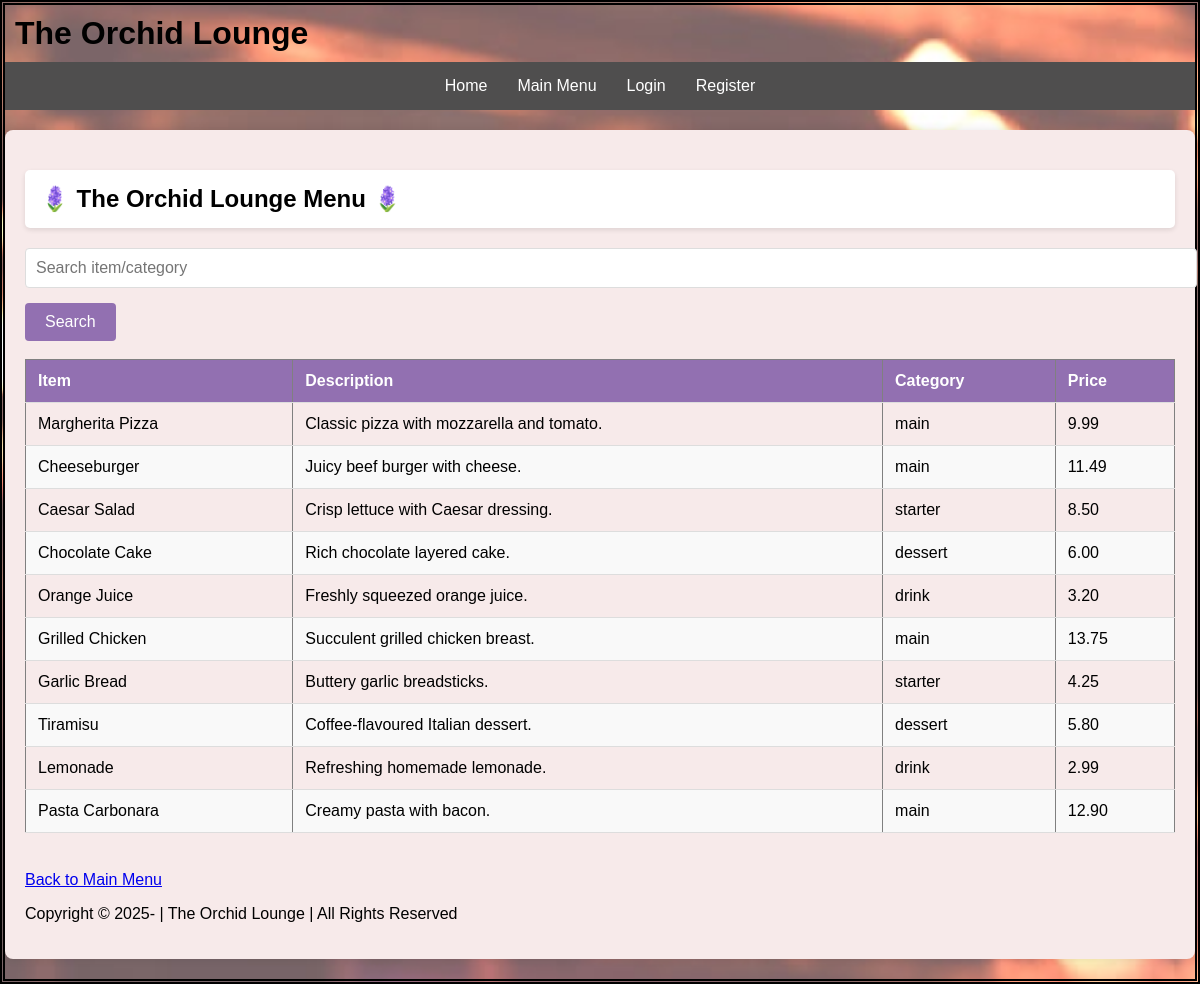
The app's page /read.php with its own data.
### tables this page shows
create table menu
(	
    item_id INT AUTO_INCREMENT PRIMARY KEY,
    price DECIMAL(10,2) NOT NULL,
    item_name VARCHAR(100) NOT NULL,
    description TEXT,
    category ENUM('starter', 'main', 'dessert', 'drink'),
    is_available BOOLEAN DEFAULT true,
    start_date DATE,
    end_date DATE,
    food_id INT
);

### read.php (the view, shortened to what this page needs)
<?php
require_once "database.php";
require_once "header.php";
$search = trim($_GET['search'] ?? '');
$search_wildcard = "%{$search}%";
$sql = "SELECT * FROM menu WHERE item_name LIKE ? OR category LIKE ?";
$stmt = $conn->prepare($sql);
$stmt->bind_param("ss", $search_wildcard, $search_wildcard);
$stmt->execute();
$result = $stmt->get_result();
?>
<!DOCTYPE html>
<html lang="en">
<head>
    <link rel="stylesheet" href="styles.css">
</head>
<body>
    <h2 class="solid-background">🪻 The Orchid Lounge Menu 🪻</h2>
    <form action="read.php" method="GET">
        <input type="text" name="search" placeholder="Search item/category" value="<?= htmlspecialchars($_GET['search'] ?? '') ?>">
        <input type="submit" value="Search">
    </form>
    <br>
    <table border="1" cellpadding="8">
        <thead>
            <tr>
                <th>Item</th>
                <th>Description</th>
                <th>Category</th>
                <th>Price</th>
            </tr>
        </thead>
        <tbody>
            <?php if($result->num_rows > 0): ?>
                <?php while ($row = $result->fetch_assoc()): ?>
                    <tr>
                        <td><?= htmlspecialchars($row['item_name']) ?></td>
                        <td><?= htmlspecialchars($row['description']) ?></td>
                        <td><?= htmlspecialchars($row['category']) ?></td>
                        <td><?= number_format($row['price'], 2) ?></td>
                    </tr>
                <?php endwhile; ?>
            <?php endif; ?>
        </tbody>
    </table>
    <br><a href="index.php">Back to Main Menu</a>
    <?php include 'footer.php'; ?>
</body>
</html>

### header.php (shortened to what this page needs)
<!DOCTYPE html>
<html lang="en">
<head>
    <link rel="stylesheet" href="styles.css">
</head>
<body>
    <header>
        <h1>The Orchid Lounge</h1>
        <nav>
            <ul>
                <li><a href="index.php">Home</a></li>
                <li><a href="read.php">Main Menu</a></li>
                <?php if(isset($_SESSION['user_id'])): ?>
                    <?php if(isset($_SESSION['role']) && $_SESSION['role'] === 'admin'): ?>
                        <li><a href="index.php">Admin Dashboard</a></li>
                        <li><a href="create.php">Add Menu Items</a></li>
                        <li><a href="update.php">Edit Menu Items</a></li>
                        <li><a href="delete.php">Delete Menu Items</a></li>
                    <?php endif; ?>
                    <li><a href="logout.php">Logout</a></li>
                <?php else: ?>
                    <li><a href="login.php">Login</a></li>
                    <li><a href="register.php">Register</a></li>
                <?php endif; ?>
            </ul>
        </nav>
    </header>
    <div class="content-container">
</body>
</html>

### footer.php
<?php
echo "<p>Copyright &copy; 2025- | The Orchid Lounge | All Rights Reserved</p>";
?>

### styles.css (style rules this page uses)
body { font-family: 'Georgia', sans-serif; background-image: url("website_background.jpeg"); border-style: double; border-width: thick; background-size: cover; background-position: center; background-repeat: no-repeat; background-attachment: fixed; margin: 0; padding: 0; }
header h1 { font-family: 'Georgia', sans-serif; margin: 0; padding: 10px; }
nav { background-color: #4f4e4e; overflow: hidden; }
nav ul { justify-content: center; list-style-type: none; margin: 0; padding: 0; display: flex; }
nav ul li a { display: block; color: white; text-align: center; padding: 15px 15px; text-decoration: none; }
.content-container { max-width: 1200px; margin: 20px auto; padding: 20px; background-color: rgb(247, 234, 234); border-radius: 8px; box-shadow: 0 0 10px rgba(0, 0, 0, 0.1); }
form { max-width: auto; margin: 0 auto; }
form input[type="text"], form input[type="email"], form input[type="password"], form input[type="number"], form textarea, form select { width: 100%; padding: 10px; margin-bottom: 15px; border: 1px solid #ddd; border-radius: 4px; font-size: 16px; }
form input[type="submit"], .btn { background-color: #9270b1; color: white; border: none; padding: 10px 20px; border-radius: 4px; cursor: pointer; font-size: 16px; transition: background-color 0.3s; }
table { width: 100%; border-collapse: collapse; margin-bottom: 20px; }
table th, table td { padding: 12px; text-align: left; border-bottom: 1px solid #ddd; }
table th { background-color: #9270b1; color: white; }
table tr:nth-child(even) { background-color: #f9f9f9; }
.solid-background { background-color: white; padding: 15px; border-radius: 5px; margin-bottom: 20px; box-shadow: 0 2px 5px rgba(0, 0, 0, 0.1); }

### records on screen
menu: item_name "Margherita Pizza", description "Classic pizza with mozzarella and tomato.", category "main", price "9.99"
menu: item_name "Cheeseburger", description "Juicy beef burger with cheese.", category "main", price "11.49"
menu: item_name "Caesar Salad", description "Crisp lettuce with Caesar dressing.", category "starter", price "8.50"
menu: item_name "Chocolate Cake", description "Rich chocolate layered cake.", category "dessert", price "6.00"
menu: item_name "Orange Juice", description "Freshly squeezed orange juice.", category "drink", price "3.20"
menu: item_name "Grilled Chicken", description "Succulent grilled chicken breast.", category "main", price "13.75"
menu: item_name "Garlic Bread", description "Buttery garlic breadsticks.", category "starter", price "4.25"
menu: item_name "Tiramisu", description "Coffee-flavoured Italian dessert.", category "dessert", price "5.80"
menu: item_name "Lemonade", description "Refreshing homemade lemonade.", category "drink", price "2.99"
menu: item_name "Pasta Carbonara", description "Creamy pasta with bacon.", category "main", price "12.90"
